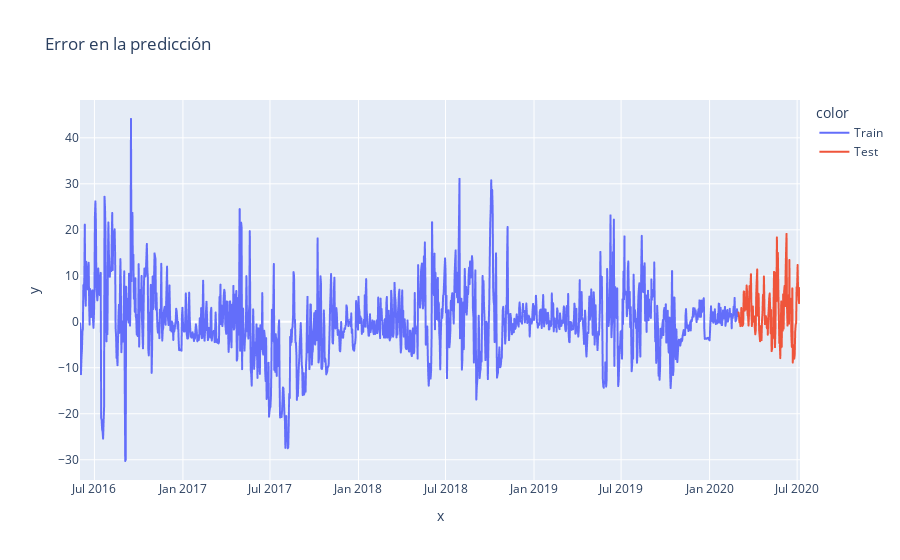

This figure's notebook cell:
### Markdown cell above
### 1.2.6

### Code cell
error_train = y_homero_train - train_pred
error_test = y_homero_test - test_pred
error = pd.concat([error_train, error_test])

# graficamos errores
fig = px.line(x = df_homero.date, y=error, title='Error en la predicción', color = df_homero.set)
fig.show()

### Figure 1 — Plotly figure (JSON) as saved in the notebook; plotly's stock layout.template omitted (floating-point values rounded to 4 significant figures; data arrays with more than 128 entries replaced by an {"elided": "..."} marker saying what was removed)
{"data": [{"hovertemplate": "color=Train<br>x=%{x}<br>y=%{y}<extra></extra>", "legendgroup": "Train", "line": {"color": "#636efa", "dash": "solid"}, "marker": {"symbol": "circle"}, "mode": "lines", "name": "Train", "showlegend": true, "type": "scattergl", "x": {"elided": "1369 str values"}, "xaxis": "x", "y": {"elided": "1369 float values"}, "yaxis": "y"}, {"hovertemplate": "color=Test<br>x=%{x}<br>y=%{y}<extra></extra>", "legendgroup": "Test", "line": {"color": "#EF553B", "dash": "solid"}, "marker": {"symbol": "circle"}, "mode": "lines", "name": "Test", "showlegend": true, "type": "scattergl", "x": {"elided": "129 str values"}, "xaxis": "x", "y": {"elided": "129 float values"}, "yaxis": "y"}], "layout": {"legend": {"title": {"text": "color"}, "tracegroupgap": 0}, "title": {"text": "Error en la predicción"}, "xaxis": {"anchor": "y", "domain": [0, 1], "title": {"text": "x"}}, "yaxis": {"anchor": "x", "domain": [0, 1], "title": {"text": "y"}}}}
